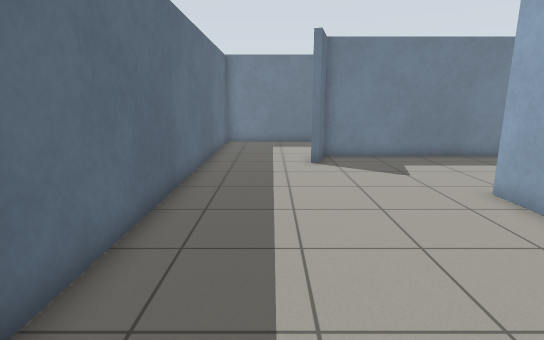
[1] (above)

16 first-person views from a walk through a robot-simulator world made for Gazebo. The camera is 1.2 m above the floor, tilts 12° down and sees 80° across. The floor is counted in squares, 0.5 m on a side. Each view is taken from the middle of a square. On the plan, view 1 faces up. The plan holds only what a view shows up to about 19 squares ahead; the rest is blank.

[2]
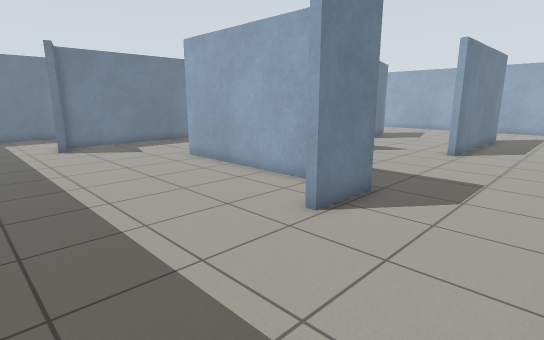

[3]
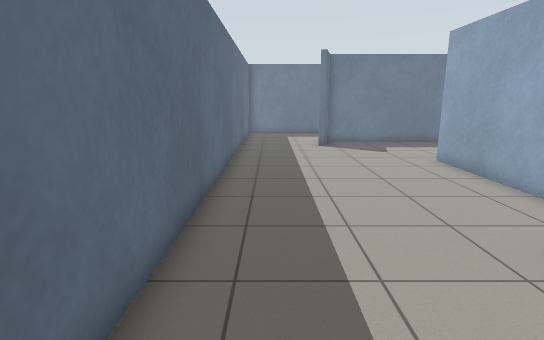

[4]
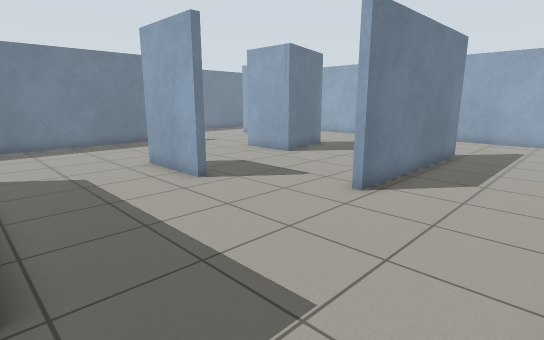

[5]
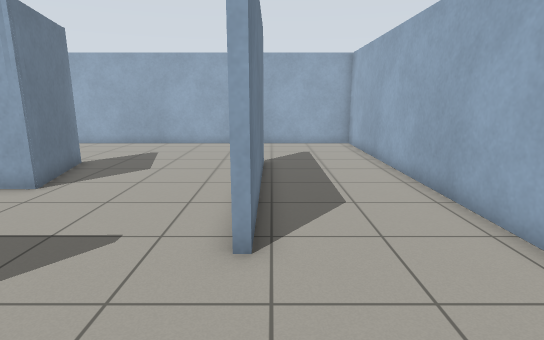

[6]
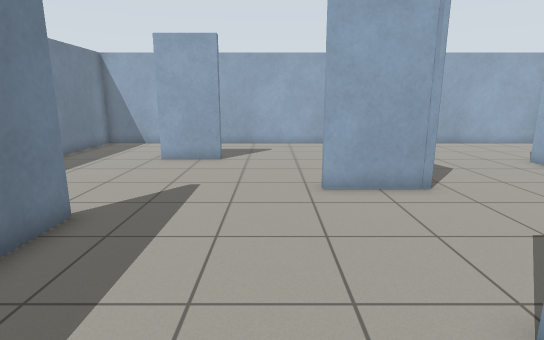

[7]
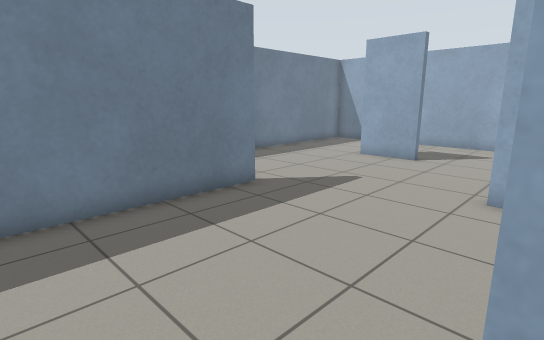

[8]
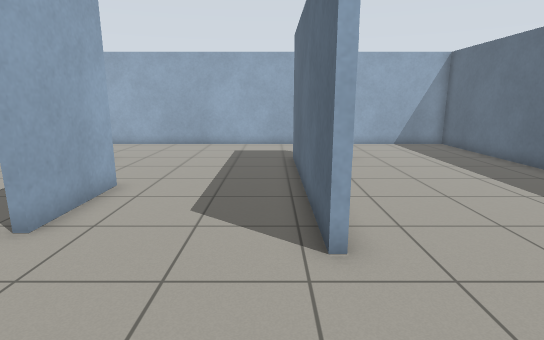

[9]
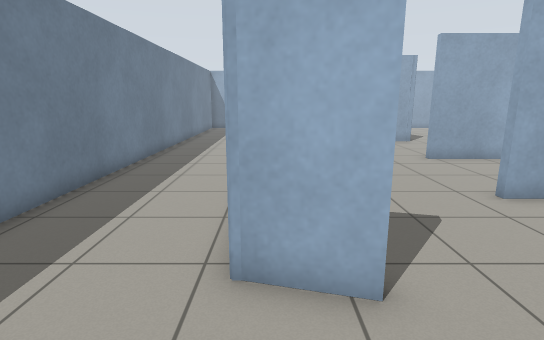

[10]
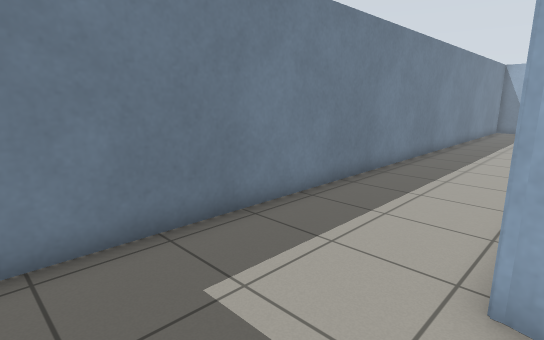

[11]
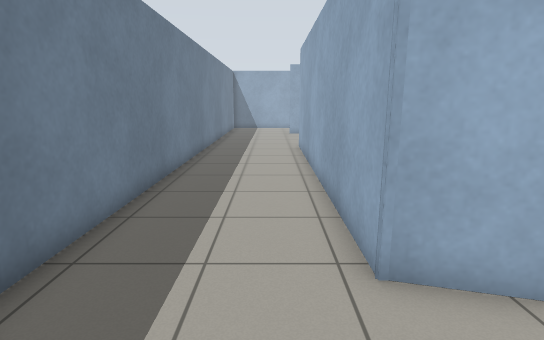

[12]
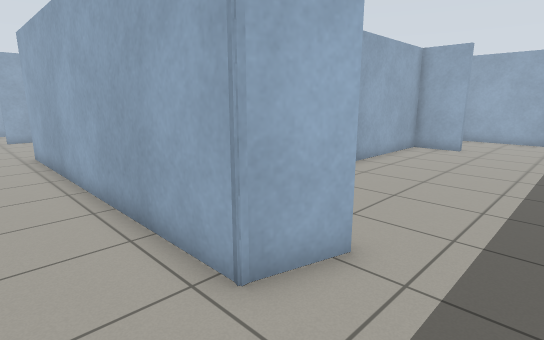

[13]
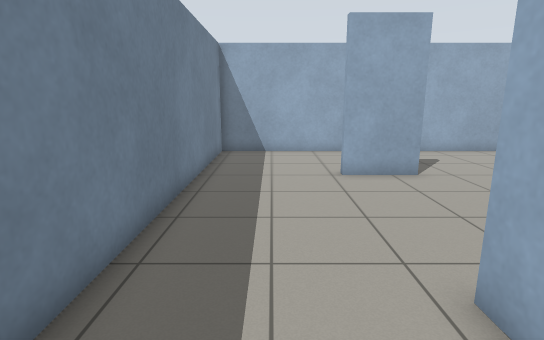

[14]
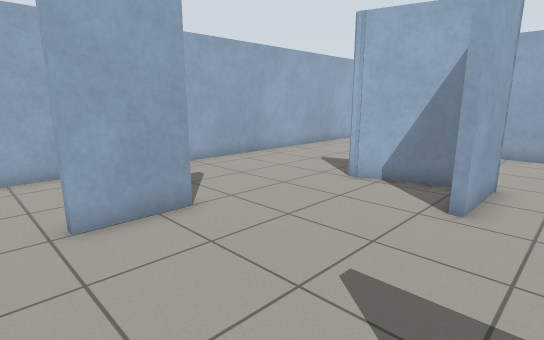

[15]
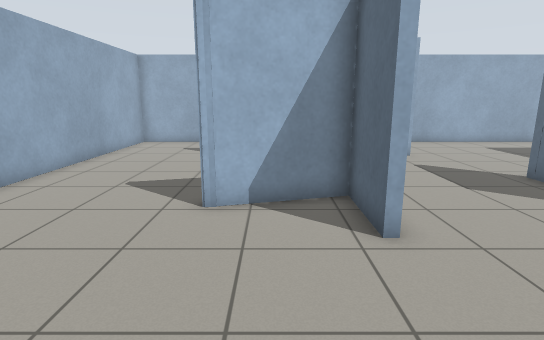

[16]
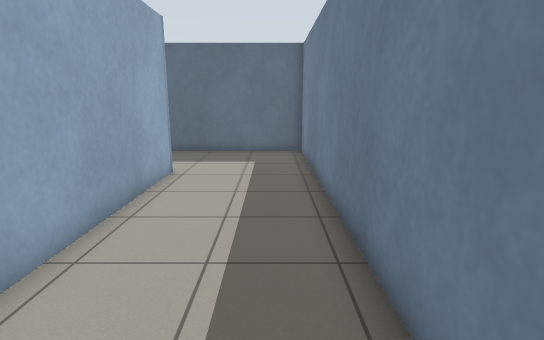

### Floor plan
Ten units are one square. View 1 is at (0, 0); x grows to the right and y downward. Boxes are objects, and circles mark ways between rooms. Rooms are numbered by the first view taken in them; rooms with no view inside come last. Other rooms are left out.
<svg viewBox="-32 -199 314 259">
<path fill="none" stroke="#000" d="M35 5 58 5 58 -83M15 -126 21 -145M-27 -144 -27 55 25 55M65 -142 23 -142 18 -125M181 -56 177 -56 177 -86 180 -86 180 -59 216 -69M118 -45 118 -38M115 -38 115 -74M215 -65 177 -55M156 -142 65 -142M173 5 188 5M61 -83 61 7 35 7M229 -122 225 -122 225 -145 229 -145M213 5 219 5M219 7 138 7M21 -145 156 -145M25 55 277 55 277 -194 -27 -194 -27 -144"/>
<circle cx="-5" cy="-135" r="3" fill="#2a7"/>
<circle cx="22" cy="25" r="3" fill="#2a7"/>
<circle cx="60" cy="-110" r="3" fill="#2a7"/>
<text x="10" y="-50">1</text>
<text x="150" y="-70">2</text>
</svg>
Room 1 opens to room 2.

Where each view was taken, in squares from view 1:
view 1: 0 up, 0 right, facing up
view 2: 5 down, 2 left, facing up-right
view 3: 5 down, 1 left, facing up
view 4: 5 down, 6 right, facing up-right
view 5: 1 down, 9 right, facing right
view 6: 10 up, 9 right, facing right
view 7: 7 up, 9 right, facing up-right
view 8: 13 up, 7 right, facing down
view 9: 14 up, 2 left, facing right
view 10: 14 up, 2 left, facing up-right
view 11: 16 up, 2 left, facing right
view 12: 17 up, 1 left, facing down-right
view 13: 17 up, 12 right, facing right
view 14: 16 up, 16 right, facing down-right
view 15: 14 up, 20 right, facing down
view 16: 18 up, 13 right, facing left
